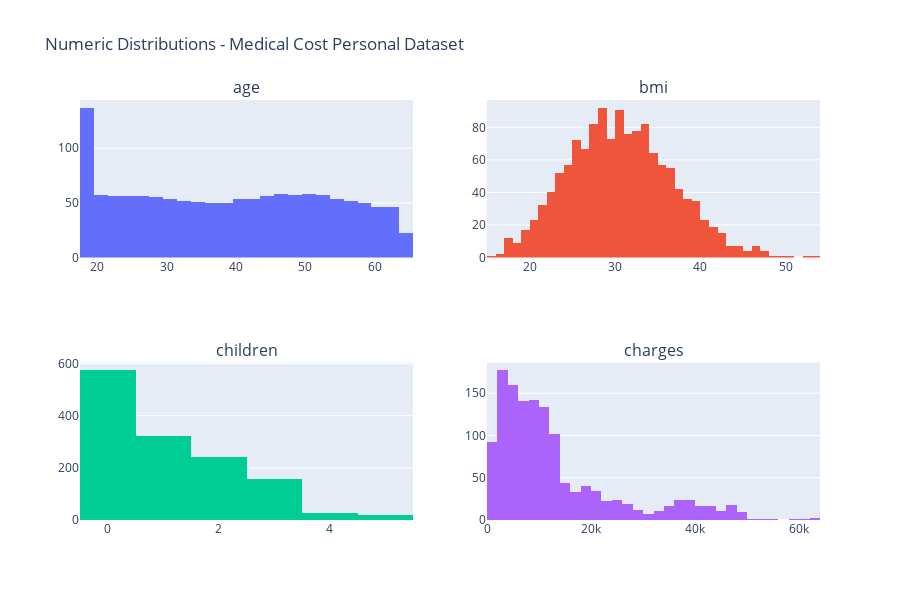

Here is the notebook cell this chart was saved with:
### Code cell
# Data Exploration and Analysis

def explore_csv_data(file_path, name):
    """Explore and visualize CSV data."""
    try:
        df = pd.read_csv(file_path)
        print(f"\n📊 Dataset: {name}")
        print(f"📁 File: {file_path}")
        print(f"📏 Shape: {df.shape}")
        
        # Display basic info
        print("\n🔍 Column Information:")
        print(df.info())
        
        print("\n📈 Basic Statistics:")
        print(df.describe())
        
        print("\n🎯 Sample Data:")
        print(df.head())
        
        # Check for missing values
        missing = df.isnull().sum()
        if missing.any():
            print("\n⚠️ Missing Values:")
            print(missing[missing > 0])
        
        # Visualizations for numeric columns
        numeric_columns = df.select_dtypes(include=[np.number]).columns
        if len(numeric_columns) > 0:
            fig = make_subplots(
                rows=min(2, len(numeric_columns)),
                cols=min(2, max(1, len(numeric_columns)//2)),
                subplot_titles=numeric_columns[:4]
            )
            
            for i, col in enumerate(numeric_columns[:4]):
                row = i // 2 + 1
                col_pos = i % 2 + 1
                fig.add_trace(
                    go.Histogram(x=df[col], name=col, showlegend=False),
                    row=row, col=col_pos
                )
            
            fig.update_layout(
                title=f"Numeric Distributions - {name}",
                height=600
            )
            fig.show()
        
        # Categorical analysis
        categorical_columns = df.select_dtypes(include=['object']).columns
        if len(categorical_columns) > 0:
            print(f"\n📊 Categorical Columns ({len(categorical_columns)}):")
            for col in categorical_columns[:5]:  # Limit to first 5
                unique_count = df[col].nunique()
                print(f"  {col}: {unique_count} unique values")
                if unique_count <= 10:
                    print(f"    Values: {df[col].unique()[:10]}")
        
        return df
    
    except Exception as e:
        print(f"❌ Error exploring {file_path}: {str(e)}")
        return None

# Explore all downloaded datasets
datasets_info = {}
print("🔍 Exploring all available datasets...\n")

# Explore alternative datasets
for dataset in downloaded_files:
    df = explore_csv_data(dataset['path'], dataset['description'])
    if df is not None:
        datasets_info[dataset['name']] = {
            'dataframe': df,
            'info': dataset
        }

# Explore Kaggle datasets
for dataset in downloaded_datasets:
    dataset_path = dataset['path']
    # Look for CSV files in the dataset directory
    csv_files = list(dataset_path.glob("*.csv"))
    for csv_file in csv_files:
        df = explore_csv_data(csv_file, f"{dataset['description']} - {csv_file.name}")
        if df is not None:
            key = f"{dataset['name']}_{csv_file.stem}"
            datasets_info[key] = {
                'dataframe': df,
                'info': {**dataset, 'file': csv_file.name}
            }

### Figure 1 — Plotly figure (JSON) as saved in the notebook; plotly's stock layout.template omitted (floating-point values rounded to 4 significant figures; data arrays with more than 128 entries replaced by an {"elided": "..."} marker saying what was removed)
{"data": [{"name": "age", "showlegend": false, "type": "histogram", "x": {"elided": "1338 int values"}, "xaxis": "x", "yaxis": "y"}, {"name": "bmi", "showlegend": false, "type": "histogram", "x": {"elided": "1338 float values"}, "xaxis": "x2", "yaxis": "y2"}, {"name": "children", "showlegend": false, "type": "histogram", "x": {"elided": "1338 int values"}, "xaxis": "x3", "yaxis": "y3"}, {"name": "charges", "showlegend": false, "type": "histogram", "x": {"elided": "1338 float values"}, "xaxis": "x4", "yaxis": "y4"}], "layout": {"annotations": [{"font": {"size": 16}, "showarrow": false, "text": "age", "x": 0.225, "xanchor": "center", "xref": "paper", "y": 1, "yanchor": "bottom", "yref": "paper"}, {"font": {"size": 16}, "showarrow": false, "text": "bmi", "x": 0.775, "xanchor": "center", "xref": "paper", "y": 1, "yanchor": "bottom", "yref": "paper"}, {"font": {"size": 16}, "showarrow": false, "text": "children", "x": 0.225, "xanchor": "center", "xref": "paper", "y": 0.375, "yanchor": "bottom", "yref": "paper"}, {"font": {"size": 16}, "showarrow": false, "text": "charges", "x": 0.775, "xanchor": "center", "xref": "paper", "y": 0.375, "yanchor": "bottom", "yref": "paper"}], "height": 600, "title": {"text": "Numeric Distributions - Medical Cost Personal Dataset"}, "xaxis": {"anchor": "y", "domain": [0, 0.45]}, "xaxis2": {"anchor": "y2", "domain": [0.55, 1]}, "xaxis3": {"anchor": "y3", "domain": [0, 0.45]}, "xaxis4": {"anchor": "y4", "domain": [0.55, 1]}, "yaxis": {"anchor": "x", "domain": [0.625, 1]}, "yaxis2": {"anchor": "x2", "domain": [0.625, 1]}, "yaxis3": {"anchor": "x3", "domain": [0, 0.375]}, "yaxis4": {"anchor": "x4", "domain": [0, 0.375]}}}
